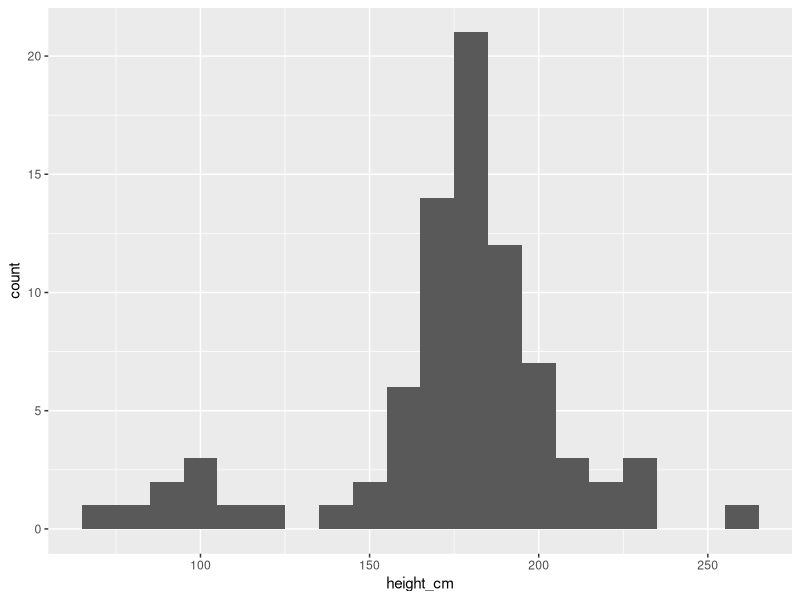
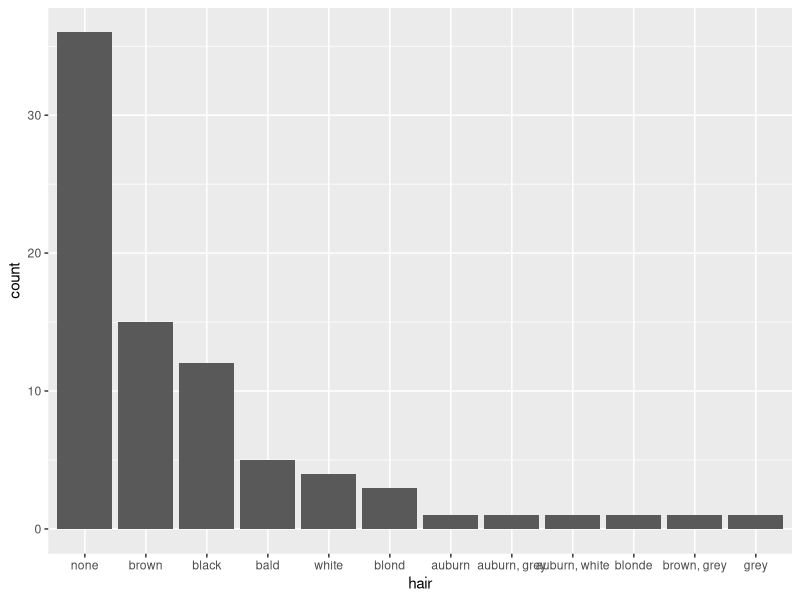
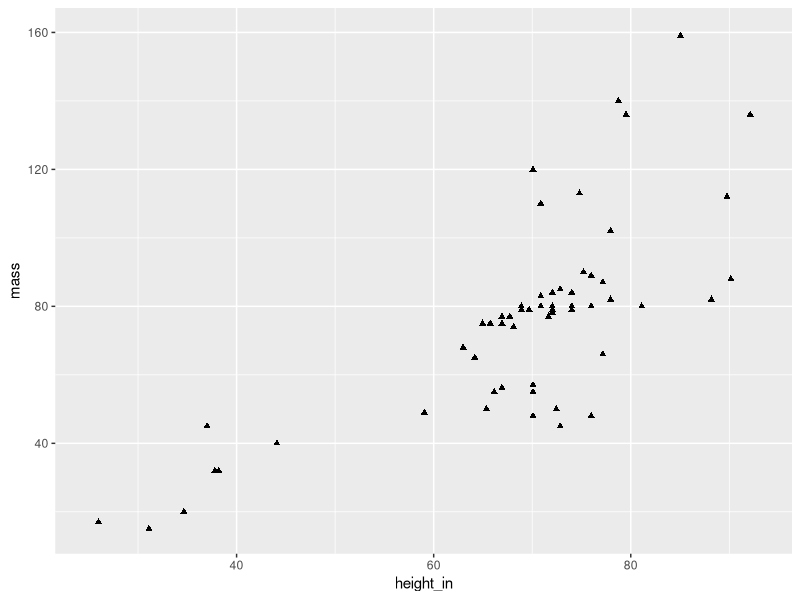

Generate these figures, in order, with R:
library(tidyverse)

## Create your goal tibble to replicate

# # Run this line to see what your end product should look like
# sw.wrangled.goal <- read_csv("data/sw-wrangled.csv") %>% 
#   mutate(across(c(hair, gender, species, homeworld), factor)) # this is a quick-and-dirty fix to account for odd importing behavior
# 
# # View in console
# sw.wrangled.goal 
# 
# # Examine the structure of the df and take note of data types
# # Look closely at factors (you may need another function to do so) to see their levels
# str(sw.wrangled.goal) 
# 
# 
# 
# ## Use the built-in starwars dataset to replicate the tibble above in a tbl called sw.wrangled
# # If you get stuck, use comments to "hold space" for where you know code needs to go to achieve a goal you're not sure how to execute
# sw.wranged <- starwars # %>% ...
# 
# 
# 
# ## Check that your sw.wrangled df is identical to the goal df
# # Use any returned information about mismatches to adjust your code as needed
# all.equal(sw.wrangled.goal, sw.wrangled.goal)


sw.wrangled <- starwars %>% 
  # Select only needed columns & rename height (to height_cm) and hair_color (to hair)
  select(name, height_cm = height, mass, hair = hair_color, gender, species, homeworld) %>% 
  # Filter out any rows where height data is missing
  filter(!is.na(height_cm)) %>% 
  # Break names into two columns (first_name, last_name); use first space " " as delimiter
  ## too_many="merge": if more than one delim (space) is found, merge everything after the space into the second column
  ## too_few="align_start": if less than one delim is found, treat the name like a first name and make last_name NA
  ## notice where in the column order the new columns appear vs if you did this with a mutate 
  separate_wider_delim(name, delim=" ", names = c("first_name", "last_name"), too_many="merge", too_few = "align_start") %>% 
  # Change categorical variables to factors
  mutate(
    ## for the 2 detected levels of gender (feminine, masculine) relabel (i.e., rename/replace those values) with f & m
    gender = factor(gender, levels = c("feminine", "masculine"), labels = c("f", "m")),
    ## convert character values in species to all upper case before creating factor levels
    species = factor(str_to_upper(species)),
    homeworld = factor(homeworld)) %>% 
  # create a second height column by converting cm to inches
  mutate(height_in = height_cm*.3937) %>% 
  # where there is no value in hair, use value "bald"
  mutate(hair = factor(replace_na(hair, "bald"))) %>% 
  # create a logical variable that returns true if "brown" is anywhere in the string value for hair 
  mutate(brown_hair = str_detect(hair, "brown")) %>% 
  # create an initials column by concatenating the first characters of the first and last name
  ## str_sub(colname, 1, 1) -- the '1,1' bit means the first character to include is the one in position 1
  ## and the last is in position 1 (so just the first character)
  mutate(initials = paste0(str_sub(first_name, 1, 1), str_sub(last_name, 1, 1))) %>% 
  # move the new height_in column to be immediately left of the height_cm column 
  relocate(height_in, .before = height_cm) %>% 
  # move the new initials column to be immediately right of the last_name column
  relocate(initials, .after = last_name) %>% 
  # sort by last_name and then (when last_name matches) by first_name
  arrange(last_name, first_name)

#write_csv(sw.wrangled, "data/sw-wrangled.csv")

# Plot 1 - height_cm and count
library(tidyverse)
ggplot(data = sw.wrangled) + geom_histogram(aes(x = height_cm), binwidth = 10) # This binwidth matches the example plot1 image

# Plot 2 - sorted_hair and count
# Need to reorder the levels of hair based on count - largest to smallest
sw.wrangled$hair <- factor(sw.wrangled$hair, levels = names(sort(table(sw.wrangled$hair), decreasing = TRUE)))
# Bar plot - make sure hair is organized from largest to smallest count
ggplot(data = sw.wrangled) + geom_bar(aes(x = hair))

# Plot 3 - height_in and mass
sw.wrangled %>%
  ggplot(aes(x = height_in, y = mass)) +
  geom_point(sw.wrangled = subset(sw.wrangled, mass <= 160), shape = "triangle") +  # Exclude the outlier by indicating the y-axis limit
  coord_cartesian(xlim = c(25, 93), ylim = c(15, 160)) +  # Set the axis limits
  scale_x_continuous(breaks = seq(40, 80, by = 20)) +  # Set x-axis breaks
  scale_y_continuous(breaks = seq(40, 160, by = 40))  # Set y-axis breaks
